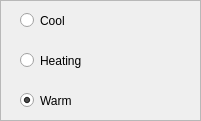
    <widget class="QFrame" name="frame_status">
     <property name="geometry">
      <rect>
       <x>890</x>
       <y>130</y>
       <width>201</width>
       <height>121</height>
      </rect>
     </property>
     <property name="frameShape">
      <enum>QFrame::StyledPanel</enum>
     </property>
     <property name="frameShadow">
      <enum>QFrame::Raised</enum>
     </property>
     <widget class="QRadioButton" name="radioButton_cool">
      <property name="geometry">
       <rect>
        <x>20</x>
        <y>10</y>
        <width>151</width>
        <height>21</height>
       </rect>
      </property>
      <property name="text">
       <string>Cool</string>
      </property>
      <property name="checked">
       <bool>false</bool>
      </property>
     </widget>
     <widget class="QRadioButton" name="radioButton_heating">
      <property name="geometry">
       <rect>
        <x>20</x>
        <y>50</y>
        <width>161</width>
        <height>21</height>
       </rect>
      </property>
      <property name="text">
       <string>Heating</string>
      </property>
      <property name="checked">
       <bool>false</bool>
      </property>
     </widget>
     <widget class="QRadioButton" name="radioButton_warm">
      <property name="geometry">
       <rect>
        <x>20</x>
        <y>90</y>
        <width>161</width>
        <height>21</height>
       </rect>
      </property>
      <property name="text">
       <string>Warm</string>
      </property>
      <property name="checked">
       <bool>true</bool>
      </property>
     </widget>
    </widget>
